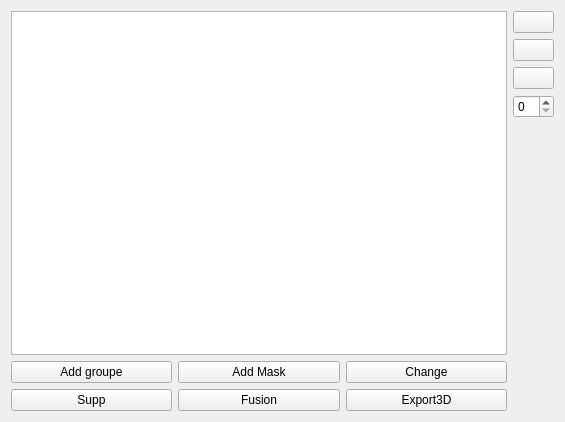
<?xml version="1.0" encoding="UTF-8"?>
<ui version="4.0">
 <class>WidgetEdition</class>
 <widget class="QWidget" name="WidgetEdition">
  <property name="geometry">
   <rect>
    <x>0</x>
    <y>0</y>
    <width>565</width>
    <height>422</height>
   </rect>
  </property>
  <property name="windowTitle">
   <string>Form</string>
  </property>
  <layout class="QHBoxLayout" name="horizontalLayout_2">
   <item>
    <layout class="QVBoxLayout" name="verticalLayout_4">
     <item>
      <widget class="QTreeView" name="treeView"/>
     </item>
     <item>
      <layout class="QGridLayout" name="gridLayout">
       <item row="0" column="2">
        <widget class="QPushButton" name="change">
         <property name="text">
          <string>Change</string>
         </property>
        </widget>
       </item>
       <item row="1" column="1">
        <widget class="QPushButton" name="fusion">
         <property name="text">
          <string>Fusion</string>
         </property>
        </widget>
       </item>
       <item row="1" column="2">
        <widget class="QPushButton" name="export3D">
         <property name="text">
          <string>Export3D</string>
         </property>
        </widget>
       </item>
       <item row="0" column="1">
        <widget class="QPushButton" name="addMask">
         <property name="text">
          <string>Add Mask</string>
         </property>
        </widget>
       </item>
       <item row="0" column="0">
        <widget class="QPushButton" name="addGroupe">
         <property name="text">
          <string>Add groupe</string>
         </property>
        </widget>
       </item>
       <item row="1" column="0">
        <widget class="QPushButton" name="supp">
         <property name="text">
          <string>Supp</string>
         </property>
        </widget>
       </item>
      </layout>
     </item>
    </layout>
   </item>
   <item>
    <layout class="QVBoxLayout" name="verticalLayout">
     <item>
      <widget class="QPushButton" name="crayon">
       <property name="text">
        <string/>
       </property>
       <property name="icon">
        <iconset>
         <normaloff>crayon.png</normaloff>crayon.png</iconset>
       </property>
       <property name="iconSize">
        <size>
         <width>32</width>
         <height>32</height>
        </size>
       </property>
      </widget>
     </item>
     <item>
      <widget class="QPushButton" name="gomme">
       <property name="text">
        <string/>
       </property>
       <property name="icon">
        <iconset>
         <normaloff>gomme.png</normaloff>gomme.png</iconset>
       </property>
       <property name="iconSize">
        <size>
         <width>32</width>
         <height>32</height>
        </size>
       </property>
      </widget>
     </item>
     <item>
      <widget class="QPushButton" name="seau">
       <property name="text">
        <string/>
       </property>
       <property name="icon">
        <iconset>
         <normaloff>seau.png</normaloff>seau.png</iconset>
       </property>
       <property name="iconSize">
        <size>
         <width>32</width>
         <height>32</height>
        </size>
       </property>
      </widget>
     </item>
     <item>
      <widget class="QSpinBox" name="spinBox"/>
     </item>
     <item>
      <spacer name="verticalSpacer">
       <property name="orientation">
        <enum>Qt::Vertical</enum>
       </property>
       <property name="sizeHint" stdset="0">
        <size>
         <width>20</width>
         <height>40</height>
        </size>
       </property>
      </spacer>
     </item>
    </layout>
   </item>
  </layout>
 </widget>
 <resources/>
 <connections/>
</ui>
